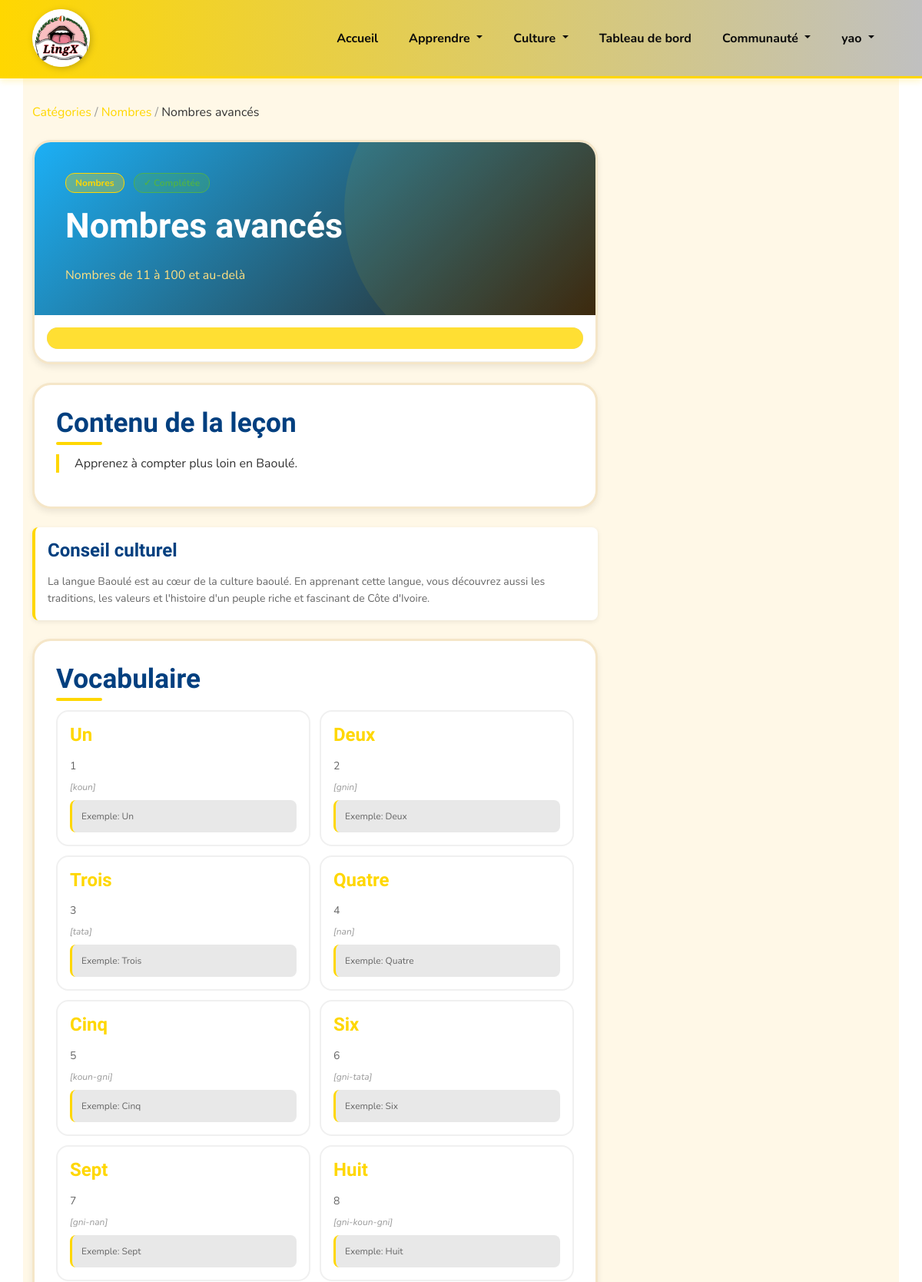
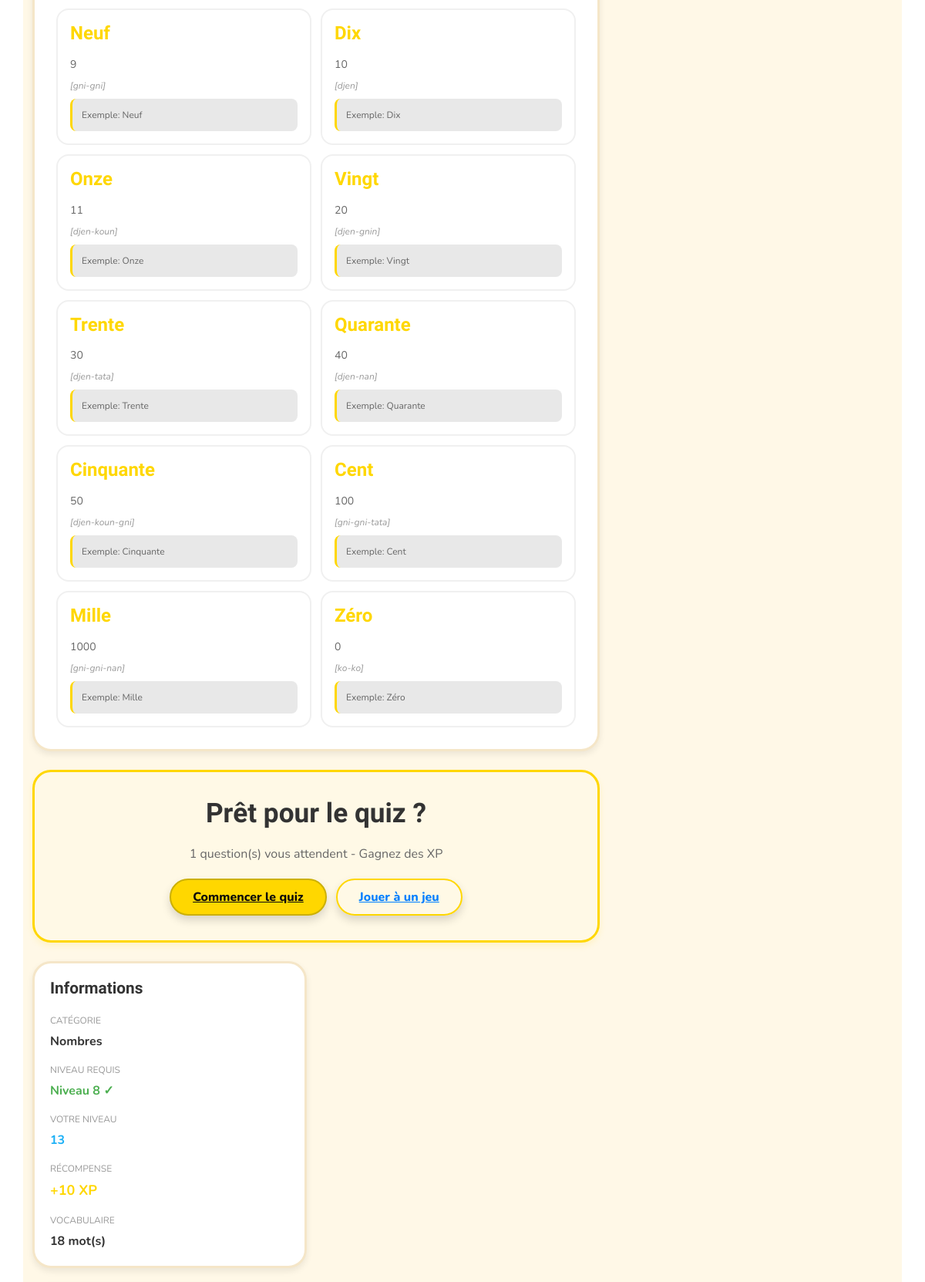
Screenshot of /lesson/29/ (signed in, upper part) with the database file from the repository (2 pictures, top to bottom).
### lingx/models.py (models this page shows, shortened)
class Lesson(models.Model):
    DIFFICULTY_CHOICES = [
        ('debutant', 'Débutant'),
        ('intermediaire', 'Intermédiaire'),
        ('avance', 'Avancé'),
    ]
    category = models.ForeignKey(Category, on_delete=models.CASCADE, related_name='lessons')
    title = models.CharField(max_length=200)
    description = models.TextField()
    content = models.TextField()
    difficulty = models.CharField(max_length=20, choices=DIFFICULTY_CHOICES, default='debutant')
    order = models.IntegerField(default=0)
    number = models.IntegerField(default=0, help_text="Numéro de la leçon (1-22) pour déblocage par niveau")
    points = models.IntegerField(default=10)
    is_premium = models.BooleanField(default=False)
    created_at = models.DateTimeField(auto_now_add=True)
    updated_at = models.DateTimeField(auto_now=True)
    class Meta:
        ordering = ['category', 'order']

class Category(models.Model):
    name = models.CharField(max_length=100)
    description = models.TextField()
    icon = models.CharField(max_length=50, default='📚')
    order = models.IntegerField(default=0)
    created_at = models.DateTimeField(auto_now_add=True)
    class Meta:
        verbose_name_plural = "Categories"
        ordering = ['order']

class LessonProgress(models.Model):
    user = models.ForeignKey(User, on_delete=models.CASCADE, related_name='lesson_progress')
    lesson = models.ForeignKey(Lesson, on_delete=models.CASCADE)
    is_completed = models.BooleanField(default=False)
    score = models.IntegerField(default=0)
    attempts = models.IntegerField(default=0)
    completed_at = models.DateTimeField(null=True, blank=True)
    created_at = models.DateTimeField(auto_now_add=True)
    updated_at = models.DateTimeField(auto_now=True)
    class Meta:
        unique_together = ['user', 'lesson']

class Vocabulary(models.Model):
    lesson = models.ForeignKey(Lesson, on_delete=models.CASCADE, related_name='vocabularies')
    word_baule = models.CharField(max_length=100)
    word_french = models.CharField(max_length=100)
    pronunciation = models.CharField(max_length=150, blank=True)
    audio_file = models.FileField(upload_to='audio/vocabulary/', blank=True, null=True)
    example_sentence = models.TextField(blank=True)
    image = models.ImageField(upload_to='images/vocabulary/', blank=True, null=True)
    created_at = models.DateTimeField(auto_now_add=True)
    class Meta:
        verbose_name_plural = "Vocabularies"

### lingx/views.py (the view, shortened to what this page needs)
# urls.py: path('lesson/<int:lesson_id>/', views.lesson_detail, name='lesson_detail'),
@login_required
def lesson_detail(request, lesson_id):
    lesson = get_object_or_404(Lesson, id=lesson_id)
    try:
        user_level = int(request.user.profile.level)
    except (AttributeError, ValueError):
        user_level = 1
    unlocked = is_lesson_unlocked_for_user(request.user, lesson)
    vocabularies = lesson.vocabularies.all()
    quizzes = lesson.quizzes.all()
    progress, created = LessonProgress.objects.get_or_create(
        user=request.user,
        lesson=lesson
    )
    context = {
        'lesson': lesson,
        'vocabularies': vocabularies,
        'quizzes': quizzes,
        'progress': progress,
        'locked': False,
        'user_level': user_level,
        'required_level': lesson.number,
    }
    return render(request, 'lesson_detail.html', context)

### templates/lesson_detail.html (shortened to what this page needs)
{% extends 'base.html' %}
{% load static %}
{% block content %}
<div class="container" style="padding-top: 32px; background-color: #FFF8E7; min-height: 100vh;">
    <div style="margin-bottom: 24px;">
        <a href="{% url 'categories' %}" style="color: #FFD700; text-decoration: none;">Catégories</a>
        <span style="color: #999;"> / </span>
        <a href="{% url 'category_detail' lesson.category.id %}" style="color: #FFD700; text-decoration: none;">{{ lesson.category.name }}</a>
        <span style="color: #999;"> / </span>
        <span style="color: #333;">{{ lesson.title }}</span>
    </div>
    <div class="row" style="gap: 24px;">
        <div class="col-lg-8">
            <div class="card-duo" style="padding: 0; overflow: hidden; margin-bottom: 24px;">
                <div style="background: linear-gradient(135deg, #1CB0F6, #2C1A0E); padding: 40px; color: white; position: relative; overflow: hidden;">
                    <div style="position: absolute; top: -50%; right: -10%; width: 400px; height: 400px; background: rgba(255, 215, 0, 0.08); border-radius: 50%;"></div>
                    <div style="position: relative; z-index: 1;">
                        <span class="badge" style="background-color: rgba(255, 215, 0, 0.3); color: #FFD700; border: 1px solid #FFD700; padding: 6px 12px; border-radius: 12px;">{{ lesson.category.name }}</span>
                        {% if progress.is_completed %}
                        <span class="badge" style="background-color: rgba(76, 175, 80, 0.3); color: var(--vert); border: 1px solid var(--vert); padding: 6px 12px; border-radius: 12px; margin-left: 8px;">✓ Complétée</span>
                        {% endif %}
                        <h1 style="font-family: 'Baloo 2', cursive; font-size: 36px; margin: 16px 0 12px 0; font-weight: 900;">{{ lesson.title }}</h1>
                        <p style="color: #FFE082; font-size: 16px; margin: 0;">{{ lesson.description }}</p>
                    </div>
                </div>
                <div style="padding: 16px; border-bottom: 1px solid #F0F0F0;">
                    <div class="progress-duo">
                        <div class="progress-duo-bar" style="width: {% if progress.is_completed %}100{% else %}{{ progress.score|default:"0" }}{% endif %}%"></div>
                    </div>
                </div>
            </div>
            {% if not locked %}
            <div class="card-duo" style="padding: 28px; margin-bottom: 24px;">
                <h2 class="section-title">Contenu de la leçon</h2>
                <div style="border-left: 4px solid #FFD700; padding-left: 20px;">
                    {{ lesson.content|linebreaks }}
                </div>
            </div>
            {% endif %}
            <div class="culture-tip">
                <h4 class="tip-title"> Conseil culturel</h4>
                <p class="tip-text">La langue Baoulé est au cœur de la culture baoulé. En apprenant cette langue, vous découvrez aussi les traditions, les valeurs et l'histoire d'un peuple riche et fascinant de Côte d'Ivoire.</p>
            </div>
            {% if vocabularies and not locked %}
            <div class="card-duo" style="padding: 28px; margin-top: 24px;">
                <h2 class="section-title">Vocabulaire</h2>
                <div style="display: grid; grid-template-columns: 1fr 1fr; gap: 12px;">
                    {% for vocab in vocabularies %}
                    <div class="vocab-card" onclick="pronounce(this)" data-word="{{ vocab.word_baule }}">
                        <h4 class="word-baoule">{{ vocab.word_baule }}</h4>
                        <p class="word-french">{{ vocab.word_french }}</p>
                        {% if vocab.pronunciation %}
                        <div class="pronunciation">[{{ vocab.pronunciation }}]</div>
                        {% endif %}
                        {% if vocab.example_sentence %}
                        <div class="example-sentence">{{ vocab.example_sentence }}</div>
                        {% endif %}
                    </div>
                    {% endfor %}
                </div>
            </div>
            {% endif %}
            {% if quizzes and not locked %}
            <div class="card-duo card-duo-gold" style="padding: 32px; margin-top: 24px; background-color: #FFF9E6; text-align: center;">
                <h2 style="font-family: 'Baloo 2', cursive; margin: 0 0 12px 0;">Prêt pour le quiz ?</h2>
                <p style="color: #666; margin: 0 0 20px 0;">{{ quizzes|length }} question(s) vous attendent - Gagnez des XP</p>
                <div style="display: flex; gap: 12px; justify-content: center;">
                    <a href="{% url 'quiz' lesson.id %}" class="btn-duo btn-gold">Commencer le quiz</a>
                    <a href="{% url 'games' %}" class="btn-duo btn-outline-duo">Jouer à un jeu</a>
                </div>
            </div>
            {% endif %}
        </div>
        <div class="col-lg-4">
            <div class="card-duo" style="padding: 20px; margin-bottom: 20px;">
                <h5 style="font-family: 'Baloo 2', cursive; margin-bottom: 16px;"> Informations</h5>
                <div style="display: grid; gap: 12px;">
                    <div>
                        <span style="color: #999; font-size: 12px;">CATÉGORIE</span>
                        <p style="margin: 4px 0 0 0; font-weight: 700;">{{ lesson.category.name }}</p>
                    </div>
                    <div>
                        <span style="color: #999; font-size: 12px;">NIVEAU REQUIS</span>
                        <p style="margin: 4px 0 0 0; font-weight: 700;">
                            {% if locked %}
                            <span style="color: #FF6B6B;">Niveau {{ required_level }} 🔒</span>
                            {% else %}
                            <span style="color: #4CAF50;">Niveau {{ required_level }} ✓</span>
                            {% endif %}
                        </p>
                    </div>
                    <div>
                        <span style="color: #999; font-size: 12px;">VOTRE NIVEAU</span>
                        <p style="margin: 4px 0 0 0; font-weight: 700; color: #1CB0F6;">{{ user_level }}</p>
                    </div>
                    <div>
                        <span style="color: #999; font-size: 12px;">RÉCOMPENSE</span>
                        <p style="color: #FFD700; margin: 4px 0 0 0; font-weight: 700; font-size: 18px;">+10 XP</p>
                    </div>
                    {% if vocabularies %}
                    <div>
                        <span style="color: #999; font-size: 12px;">VOCABULAIRE</span>
                        <p style="margin: 4px 0 0 0; font-weight: 700;">{{ vocabularies|length }} mot(s)</p>
                    </div>
                    {% endif %}
                </div>
            </div>
        </div>
    </div>
    <br><br>
</div>
{% endblock %}

### templates/base.html (shortened to what this page needs)
{% load static %}
<!doctype html>
<html lang="fr">
  <head>
    <link
      href="https://cdn.jsdelivr.net/npm/bootstrap@5.3.0/dist/css/bootstrap.min.css"
      rel="stylesheet"
    />
    <link rel="stylesheet" href="{% static 'css/esatic-theme.css' %}" />
    <link rel="stylesheet" href="{% static 'css/duolingo-baoule.css' %}" />
  </head>
  <body>
    <nav class="navbar navbar-expand-lg sticky-top">
      <div class="container">
        <a
          class="navbar-brand"
          href="{% url 'home' %}"
          style="display: flex; align-items: center; padding: 0"
        >
          <img
            src="{% static 'images/lingx_circular.png' %}"
            alt="LingX Logo"
            style="
              width: 75px;
              height: 75px;
              object-fit: contain;
              filter: drop-shadow(2px 2px 4px rgba(0, 0, 0, 0.2));
            "
          />
        </a>
        <div class="collapse navbar-collapse" id="navbarNav">
          <ul class="navbar-nav ms-auto">
            {% if user.is_authenticated %}
            <li class="nav-item">
              <a class="nav-link" href="{% url 'home' %}"> Accueil</a>
            </li>
            {% endif %}
            <li class="nav-item dropdown">
              <a
                class="nav-link dropdown-toggle"
                href="#"
                role="button"
                data-bs-toggle="dropdown"
              >
                Apprendre
              </a>
            </li>
            <li class="nav-item dropdown">
              <a
                class="nav-link dropdown-toggle"
                href="#"
                role="button"
                data-bs-toggle="dropdown"
              >
                Culture
              </a>
            </li>
            {% if user.is_authenticated %}
            <li class="nav-item">
              <a class="nav-link" href="{% url 'dashboard' %}">
                Tableau de bord</a
              >
            </li>
            <li class="nav-item dropdown">
              <a
                class="nav-link dropdown-toggle"
                href="#"
                role="button"
                data-bs-toggle="dropdown"
              >
                Communauté
              </a>
            </li>
            <li class="nav-item dropdown">
              <a
                class="nav-link dropdown-toggle"
                href="#"
                role="button"
                data-bs-toggle="dropdown"
              >
                {{ user.username }}
              </a>
            </li>
            {% endif %}
          </ul>
        </div>
      </div>
    </nav>
    <main>{% block content %}{% endblock %}</main>
  </body>
</html>

### rows the page displays
Lesson: category.name "Nombres", title "Nombres avancés", description "Nombres de 11 à 100 et au-delà", content "Apprenez à compter plus loin en Baoulé."
Vocabulary: word_baule "Un", word_french "1", pronunciation "koun", example_sentence "Exemple: Un"
Vocabulary: word_baule "Deux", word_french "2", pronunciation "gnin", example_sentence "Exemple: Deux"
Vocabulary: word_baule "Trois", word_french "3", pronunciation "tata", example_sentence "Exemple: Trois"
Vocabulary: word_baule "Quatre", word_french "4", pronunciation "nan", example_sentence "Exemple: Quatre"
Vocabulary: word_baule "Cinq", word_french "5", pronunciation "koun-gni", example_sentence "Exemple: Cinq"
Vocabulary: word_baule "Six", word_french "6", pronunciation "gni-tata", example_sentence "Exemple: Six"
Vocabulary: word_baule "Sept", word_french "7", pronunciation "gni-nan", example_sentence "Exemple: Sept"
Vocabulary: word_baule "Huit", word_french "8", pronunciation "gni-koun-gni", example_sentence "Exemple: Huit"
Vocabulary: word_baule "Neuf", word_french "9", pronunciation "gni-gni", example_sentence "Exemple: Neuf"
Vocabulary: word_baule "Dix", word_french "10", pronunciation "djen", example_sentence "Exemple: Dix"
Vocabulary: word_baule "Onze", word_french "11", pronunciation "djen-koun", example_sentence "Exemple: Onze"
Vocabulary: word_baule "Vingt", word_french "20", pronunciation "djen-gnin", example_sentence "Exemple: Vingt"
Vocabulary: word_baule "Trente", word_french "30", pronunciation "djen-tata", example_sentence "Exemple: Trente"
Vocabulary: word_baule "Quarante", word_french "40", pronunciation "djen-nan", example_sentence "Exemple: Quarante"
Vocabulary: word_baule "Cinquante", word_french "50", pronunciation "djen-koun-gni", example_sentence "Exemple: Cinquante"
Vocabulary: word_baule "Cent", word_french "100", pronunciation "gni-gni-tata", example_sentence "Exemple: Cent"
Vocabulary: word_baule "Mille", word_french "1000", pronunciation "gni-gni-nan", example_sentence "Exemple: Mille"
Vocabulary: word_baule "Zéro", word_french "0", pronunciation "ko-ko", example_sentence "Exemple: Zéro"

### other values shown
{{ user.username }} "yao"
{{ quizzes|length }} "1"
{{ required_level }} "8"
{{ user_level }} "13"
{{ vocabularies|length }} "18"
